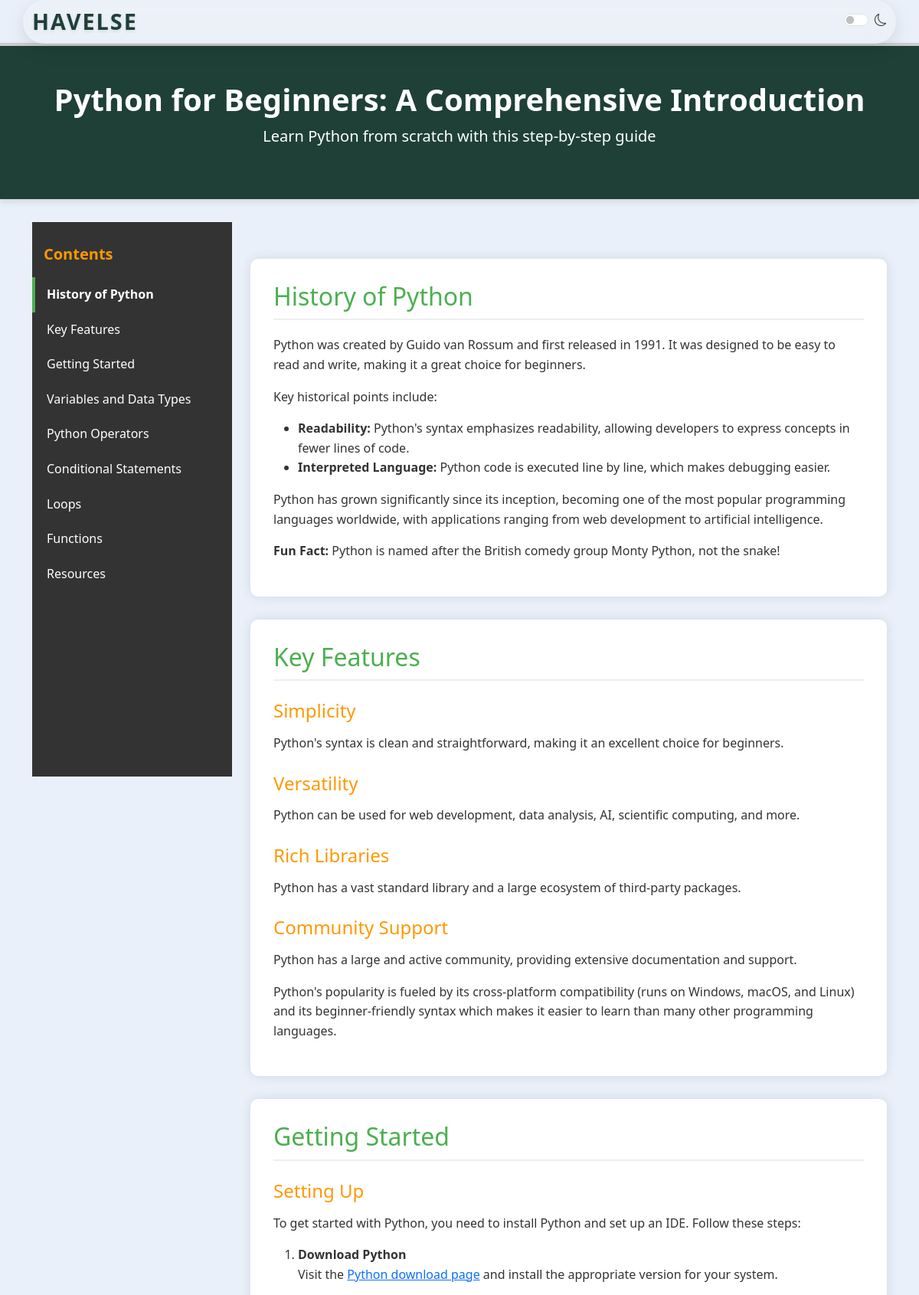
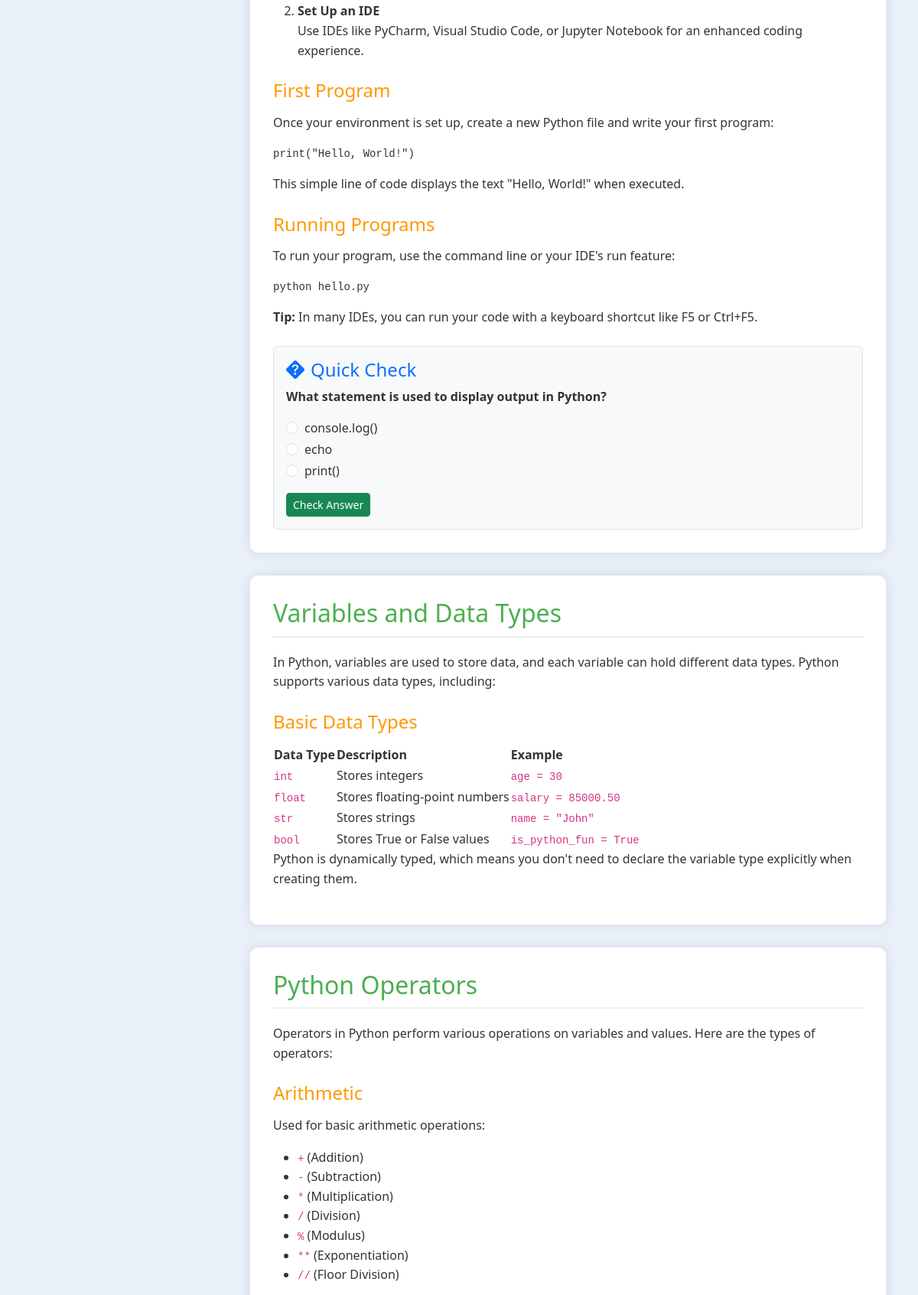
/home/article/?slug=python (signed in, upper part), run on the app's committed database (2 pictures, top to bottom).
### learn/models.py (models this page shows, shortened)
class Course(models.Model):
    title = models.CharField(max_length=200)
    subtitle=models.CharField(max_length=500,blank=True)
    slug = models.SlugField(max_length=200, unique=True)
    description = models.TextField(blank=True)
    created_at = models.DateTimeField(auto_now_add=True)
    updated_at = models.DateTimeField(auto_now=True)

class Section(models.Model):
    course = models.ForeignKey(Course, on_delete=models.CASCADE, related_name='sections')
    title = models.CharField(max_length=255)
    content = models.TextField(blank=True)
    order = models.PositiveIntegerField()
    created_at = models.DateTimeField(auto_now_add=True)
    updated_at = models.DateTimeField(auto_now=True)
    class Meta:
        ordering = ['order']
        unique_together = ['course','order']

### learn/views.py (the view)
# urls.py: path('article/',views.article,name='article'),
@login_required
def article(request):
    slug=request.GET.get('slug')
    course=Course.objects.get(slug=slug)
    content=course.sections.all()
    for section in content:
        section.content=processed(section.content)
        section.slug=slugify(section.title)
    return render(request,'learn/article.html',{'sections':content,'course':course})

### learn/templates/learn/article.html (shortened to what this page needs)
<!DOCTYPE html>
{% load static %}
<html lang="en">
<head>
    <link href="https://cdnjs.cloudflare.com/ajax/libs/bootstrap/5.3.0/css/bootstrap.min.css" rel="stylesheet">
    <link rel="stylesheet" href="https://cdnjs.cloudflare.com/ajax/libs/bootstrap-icons/1.11.1/font/bootstrap-icons.min.css">
</head>
<body data-bs-spy="scroll" data-bs-target="#navbar-example3" data-bs-offset="70">
<nav class="navbar navbar-expand-lg navbar-light fixed-top">
        <div class="container">
            <a class="navbar-brand" href="{% url 'learn:home' %}">HAVELSE</a>
        </div>
    </nav>
    <div class="progress-container">
    </div>
    <header class="python-header">
        <div class="container">
            <h1>{{ course.subtitle }}</h1>
            <p class="lead text-white">Learn {{course.title}} from scratch with this step-by-step guide</p>
        </div>
    </header>
    <div class="container">
        <div class="row">
            <div class="col-lg-3">
                <div class="sidebar">
                    <h5>Contents</h5>
                    <nav id="navbar-example3" class="nav nav-pills flex-column">
                        {% for section in sections %}
                        <a class="nav-link" href="#{{section.slug}}">{{ section.title }}</a>
                        {% endfor %}
                    </nav>
                </div>
            </div>
            <div class="col-lg-9 py-lg-5">
                {% for section in sections %}
                <section id="{{section.slug}}">
                    {{ section.content | safe }}
                </section>
                {% endfor %}
            </div>
        </div>
    </div>
</body>
</html>

### learn/templates/learn/article.html (style rules this page uses)
body { position: relative; font-family: 'Segoe UI', Tahoma, Geneva, Verdana, sans-serif; background-color: #eaf0f9; color: #333; line-height: 1.6; padding-top: 56px; }
.nav-link { color: #fff; border-radius: 0; transition: all 0.3s; }
.nav-link.active { background-color: #4CAF50 !important; color: #fff !important; font-weight: bold; }
.navbar-brand { font-size: 1.8rem; font-weight: 700; color: #1f4037 !important; text-shadow: 0 2px 4px rgba(0, 0, 0, 0.1); letter-spacing: 2px; }
.navbar { position: fixed; top: 0; left: 0; right: 0; z-index: 1030; margin: 0 auto; width: 95%; background: rgba(255, 255, 255, 0.1) !important; backdrop-filter: blur(20px); -webkit-backdrop-filter: blur(20px); border-bottom: 1px solid rgba(255, 255, 255, 0.2); border-radius: 30px !important; box-shadow: 0 8px 24px rgba(0, 0, 0, 0.1); transition: all 0.3s ease; padding: 0 0; }
.sidebar { position: sticky; top: 76px; height: calc(100vh - 76px); background-color: #333; padding: 20px 0; overflow-y: auto; }
.sidebar .nav-link { padding: 10px 15px; color: #fff; border-left: 4px solid transparent; }
.sidebar .nav-link.active { background-color: #333 !important; border-left: 4px solid #4CAF50 !important; }
.sidebar h5 { color: #ff9800; padding: 10px 15px; font-weight: bold; }
.sidebar .nav-pills .nav-link { border-radius: 0; }
.python-header { background-color: #1f4037; color: #fff; padding: 50px 0; text-align: center; margin-bottom: 30px; box-shadow: 0 4px 8px rgba(0, 0, 0, 0.1); }
h1 { font-size: 2.5rem; font-weight: bold; }
section { background-color: #fff; border-radius: 10px; box-shadow: 0px 0px 15px rgba(0, 0, 0, 0.1); padding: 30px; margin-bottom: 30px; transition: transform 0.3s; }
h2 { color: #4CAF50; font-size: 2rem; margin-bottom: 20px; border-bottom: 2px solid #eee; padding-bottom: 10px; }
h3 { color: #ff9800; font-size: 1.5rem; margin-top: 25px; margin-bottom: 15px; }
.progress-container { position: fixed; top: 56px; width: 100%; height: 4px; background: #ccc; z-index: 1020; }
section { scroll-margin-top: 70px; }

### data on the page
Course: subtitle "Python for Beginners: A Comprehensive Introduction", title "Python"
Section: title "History of Python", content "History of Python Python was created by Guido van Rossum and first released in 1991. It was designed to be easy to read and write, making it a great choice for beginners. Key historical points include: Readability: Python's syntax emphasizes readability, allowing developers to express concepts in fewer lines of code. Interpreted Language: Python code is executed line by line, which makes debugging easier. Python has grown significantly since its inception, becoming one of the most popular programming languages worldwide, with applications ranging from web development to artificial intelligence. Fun Fact: Python is named after the British comedy group Monty Python, not the snake!"
Section: title "Key Features", content "Key Features Simplicity Python's syntax is clean and straightforward, making it an excellent choice for beginners. Versatility Python can be used for web development, data analysis, AI, scientific computing, and more. Rich Libraries Python has a vast standard library and a large ecosystem of third-party packages. Community Support Python has a large and active community, providing extensive documentation and support. Python's popularity is fueled by its cross-platform compatibility (runs on Windows, macOS, and Linux) and its beginner-friendly syntax which makes it easier to learn than many other programming languages."
Section: title "Getting Started", content "Getting Started Setting Up To get started with Python, you need to install Python and set up an IDE. Follow these steps: Download Python Visit the Python download page and install the appropriate version for your system. Set Up an IDE Use IDEs like PyCharm, Visual Studio Code, or Jupyter Notebook for an enhanced coding experience. First Program Once your environment is set up, create a new Python file and write your first program: print ( \"Hello, World!\" ) This simple line of code displays the text \"Hello, World!\" when executed. Running Programs To run your program, use the command line or your IDE's run feature: python hello.py Tip: In many IDEs, you can run your code with a keyboard…"
Section: title "Variables and Data Types", content "Variables and Data Types In Python, variables are used to store data, and each variable can hold different data types. Python supports various data types, including: Basic Data Types Data Type Description Example int Stores integers age = 30 float Stores floating-point numbers salary = 85000.50 str Stores strings name = \"John\" bool Stores True or False values is_python_fun = True Python is dynamically typed, which means you don't need to declare the variable type explicitly when creating them."
Section: title "Python Operators", content "Python Operators Operators in Python perform various operations on variables and values. Here are the types of operators: Arithmetic Used for basic arithmetic operations: + (Addition) - (Subtraction) * (Multiplication) / (Division) % (Modulus) ** (Exponentiation) // (Floor Division)"
Section: title "Conditional Statements"
Section: title "Loops"
Section: title "Functions"
Section: title "Resources"
